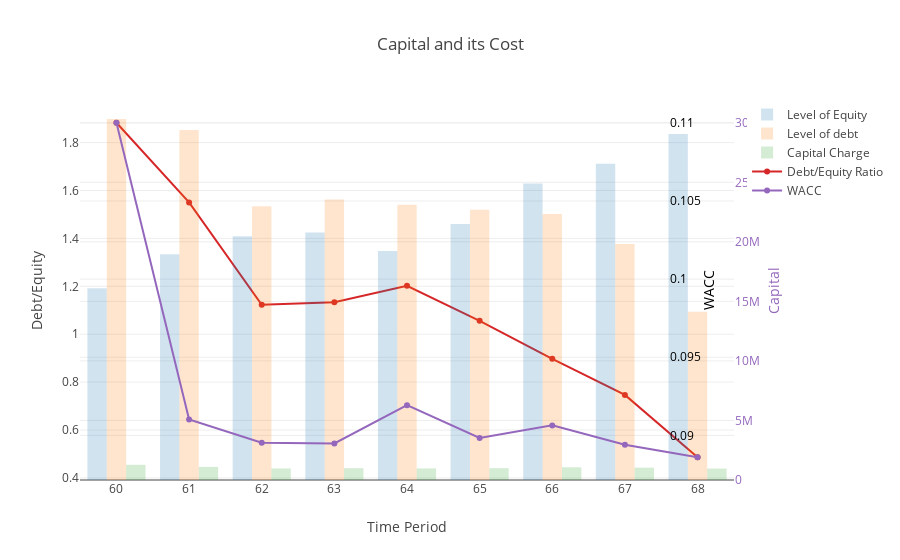

Notebook code for this chart:
### Markdown cell above
<h1>Goal: WACC 9%</h1>

### Code cell
############

d=[]
d.append(Bar(
        x=df_private.index.levels[0].values, 
        y=df_private.xs('Level of Equity', level=1).values.flatten(),
        name='Level of Equity',
        yaxis='y2',
        opacity=0.2))
d.append(Bar(
        x=df_private.index.levels[0].values, 
        y=df_private.xs('Level of debt', level=1).values.flatten(),
        name='Level of debt',
        yaxis='y2',
        opacity=0.2))
d.append(Bar(
        x=df_private.index.levels[0].values, 
        y=df_private.xs('Capital Charge', level=1).values.flatten(),
        name='Capital Charge',
        yaxis='y2',
        opacity=0.2))
d.append(Scatter(
        x=df_private.index.levels[0].values, 
        y=df_private.xs('Debt/Equity Ratio', level=1).values.flatten(),
        name='Debt/Equity Ratio',
        yaxis='y1'))
d.append(Scatter(
        x=df_private.index.levels[0].values, 
        y=df_private.xs('WACC', level=1).values.flatten(),
        name='WACC',
        yaxis='y3'))



data = Data(d)

layout=Layout(
        xaxis=dict(
            title='Time Period'
        ),
        yaxis=dict(
            title='Debt/Equity'
        ),
        yaxis2=dict(
            title='Capital',
            titlefont=dict(
                color='rgb(148, 103, 189)'
            ),
            tickfont=dict(
                color='rgb(148, 103, 189)'
            ),
            overlaying='y',
            side='right'
        ),
        yaxis3=dict(
            title='WACC',
            titlefont=dict(
                color='#000000'
            ),
            tickfont=dict(
                color='#000000'
            ),
            anchor='free',
            overlaying='y',
            side='right',
            position=0.90
        ),
        title= 'Capital and its Cost')

fig = Figure(data=data, layout=layout)
iplot(fig)

### Figure 1 — Plotly figure (JSON) as saved in the notebook; plotly's stock layout.template omitted (floating-point values rounded to 4 significant figures)
{"data": [{"name": "Level of Equity", "opacity": 0.2, "type": "bar", "x": [60, 61, 62, 63, 64, 65, 66, 67, 68], "y": [16100000.0, 18960000.0, 20470000.0, 20780000.0, 19220000.0, 21500000.0, 24900000.0, 26550000.0, 29060000.0], "yaxis": "y2"}, {"name": "Level of debt", "opacity": 0.2, "type": "bar", "x": [60, 61, 62, 63, 64, 65, 66, 67, 68], "y": [30315466, 29391454, 22987067, 23554848, 23111953, 22700131, 22338594, 19816257, 14131268], "yaxis": "y2"}, {"name": "Capital Charge", "opacity": 0.2, "type": "bar", "x": [60, 61, 62, 63, 64, 65, 66, 67, 68], "y": [1277000.0, 1100000.0, 972800.0, 991800.0, 973000.0, 992700.0, 1070000.0, 1036000.0, 956800.0], "yaxis": "y2"}, {"name": "Debt/Equity Ratio", "type": "scatter", "x": [60, 61, 62, 63, 64, 65, 66, 67, 68], "y": [1.883, 1.55, 1.123, 1.133, 1.202, 1.056, 0.8971, 0.7464, 0.4862], "yaxis": "y1"}, {"name": "WACC", "type": "scatter", "x": [60, 61, 62, 63, 64, 65, 66, 67, 68], "y": [0.11, 0.09102, 0.08953, 0.08948, 0.09193, 0.08984, 0.09064, 0.0894, 0.0886], "yaxis": "y3"}], "layout": {"title": "Capital and its Cost", "xaxis": {"title": "Time Period"}, "yaxis": {"title": "Debt/Equity"}, "yaxis2": {"overlaying": "y", "side": "right", "tickfont": {"color": "rgb(148, 103, 189)"}, "title": "Capital", "titlefont": {"color": "rgb(148, 103, 189)"}}, "yaxis3": {"anchor": "free", "overlaying": "y", "position": 0.9, "side": "right", "tickfont": {"color": "#000000"}, "title": "WACC", "titlefont": {"color": "#000000"}}}}
